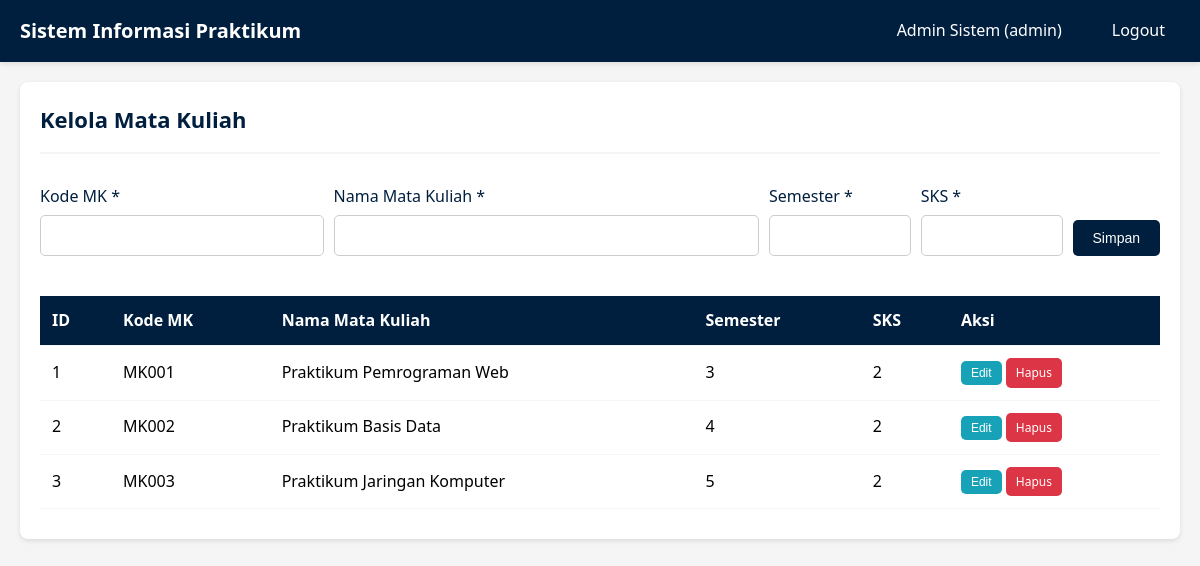
Page /admin/mata_kuliah.php (signed in) on the committed database.
### tables this page shows
CREATE TABLE IF NOT EXISTS mata_kuliah (
    id INT AUTO_INCREMENT PRIMARY KEY,
    kode_mk VARCHAR(20) UNIQUE NOT NULL,
    nama_mk VARCHAR(100) NOT NULL,
    semester INT NOT NULL,
    sks INT NOT NULL
);

### admin/mata_kuliah.php (the view, shortened to what this page needs)
<?php
require_once '../config/database.php';
$mata_kuliah = $conn->query("SELECT * FROM mata_kuliah ORDER BY semester, nama_mk");
?>
<!DOCTYPE html>
<html lang="id">
<head>
    <link rel="stylesheet" href="../assets/css/style.css">
</head>
<body>
    <?php include '../includes/navbar.php'; ?>
    <div class="container">
        <div class="card">
            <div class="card-header">
                <h2>Kelola Mata Kuliah</h2>
            </div>
            <div class="card-body">
                <form method="POST" action="" class="mb-20">
                    <div style="display: grid; grid-template-columns: 2fr 3fr 1fr 1fr auto; gap: 10px; align-items: end;">
                        <div class="form-group" style="margin-bottom: 0;">
                            <label for="kode_mk">Kode MK *</label>
                            <input type="text" id="kode_mk" name="kode_mk" required>
                        </div>
                        <div class="form-group" style="margin-bottom: 0;">
                            <label for="nama_mk">Nama Mata Kuliah *</label>
                            <input type="text" id="nama_mk" name="nama_mk" required>
                        </div>
                        <div class="form-group" style="margin-bottom: 0;">
                            <label for="semester">Semester *</label>
                            <input type="number" id="semester" name="semester" min="1" max="14" required>
                        </div>
                        <div class="form-group" style="margin-bottom: 0;">
                            <label for="sks">SKS *</label>
                            <input type="number" id="sks" name="sks" min="1" max="6" required>
                        </div>
                        <div class="form-group" style="margin-bottom: 0;">
                            <button type="submit" class="btn btn-primary">Simpan</button>
                        </div>
                    </div>
                </form>
                <div class="table-responsive">
                    <table class="table">
                        <thead>
                            <tr>
                                <th>ID</th>
                                <th>Kode MK</th>
                                <th>Nama Mata Kuliah</th>
                                <th>Semester</th>
                                <th>SKS</th>
                                <th>Aksi</th>
                            </tr>
                        </thead>
                        <tbody>
                            <?php while ($mk = $mata_kuliah->fetch_assoc()): ?>
                                <tr>
                                    <td><?php echo $mk['id']; ?></td>
                                    <td><?php echo htmlspecialchars($mk['kode_mk']); ?></td>
                                    <td><?php echo htmlspecialchars($mk['nama_mk']); ?></td>
                                    <td><?php echo $mk['semester']; ?></td>
                                    <td><?php echo $mk['sks']; ?></td>
                                    <td>
                                        <button onclick="editMK(<?php echo htmlspecialchars(json_encode($mk)); ?>)" class="btn btn-info btn-sm">Edit</button>
                                        <a href="?delete=<?php echo $mk['id']; ?>" class="btn btn-danger btn-sm" onclick="return confirm('Yakin ingin menghapus?')">Hapus</a>
                                    </td>
                                </tr>
                            <?php endwhile; ?>
                        </tbody>
                    </table>
                </div>
            </div>
        </div>
    </div>
</body>
</html>

### assets/css/style.css (style rules this page uses)
* { margin: 0; padding: 0; box-sizing: border-box; }
:root { --navy-blue: #001f3f; --navy-blue-light: #003d7a; --navy-blue-dark: #001529; --black: #000000; --white: #ffffff; --gray-light: #f5f5f5; --gray: #cccccc; --gray-dark: #666666; --success: #28a745; --danger: #dc3545; --warning: #ffc107; --info: #17a2b8; }
body { font-family: 'Segoe UI', Tahoma, Geneva, Verdana, sans-serif; background-color: var(--gray-light); color: var(--black); line-height: 1.6; }
.container { max-width: 1200px; margin: 0 auto; padding: 20px; }
.card { background: var(--white); border-radius: 8px; padding: 20px; margin-bottom: 20px; box-shadow: 0 2px 5px rgba(0, 0, 0, 0.1); }
.card-header { border-bottom: 2px solid var(--gray-light); padding-bottom: 15px; margin-bottom: 20px; }
.card-header h2 { color: var(--navy-blue); font-size: 22px; }
.card-body { padding: 10px 0; }
.btn { padding: 10px 20px; border: none; border-radius: 5px; cursor: pointer; font-size: 14px; text-decoration: none; display: inline-block; transition: all 0.3s; text-align: center; }
.btn-primary { background-color: var(--navy-blue); color: var(--white); }
.btn-danger { background-color: var(--danger); color: var(--white); }
.btn-info { background-color: var(--info); color: var(--white); }
.btn-sm { padding: 5px 10px; font-size: 12px; }
.form-group { margin-bottom: 20px; }
.form-group label { display: block; margin-bottom: 5px; color: var(--navy-blue); font-weight: 500; }
.form-group input, .form-group select, .form-group textarea { width: 100%; padding: 10px; border: 1px solid var(--gray); border-radius: 5px; font-size: 14px; font-family: inherit; }
.table { width: 100%; border-collapse: collapse; margin-top: 20px; }
.table th, .table td { padding: 12px; text-align: left; border-bottom: 1px solid var(--gray-light); }
.table th { background-color: var(--navy-blue); color: var(--white); font-weight: 600; }
.table-responsive { overflow-x: auto; }
.mb-20 { margin-bottom: 20px; }

### rows in the picture
mata_kuliah: id "1", kode_mk "MK001", nama_mk "Praktikum Pemrograman Web", semester "3", sks "2"
mata_kuliah: id "2", kode_mk "MK002", nama_mk "Praktikum Basis Data", semester "4", sks "2"
mata_kuliah: id "3", kode_mk "MK003", nama_mk "Praktikum Jaringan Komputer", semester "5", sks "2"

### other values in the picture
$currentUser['nama'] "Admin Sistem"
$currentUser['role'] "admin"
